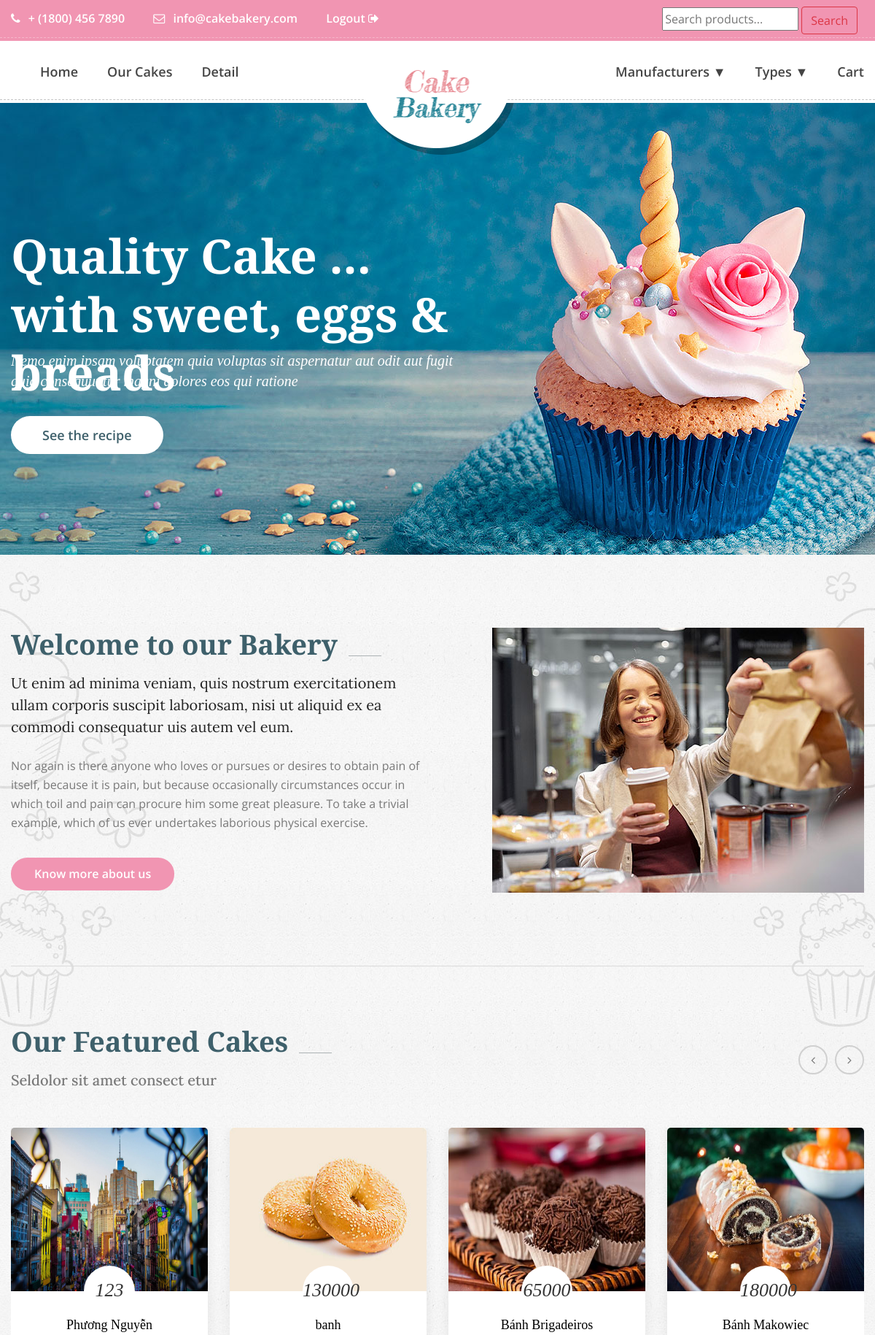
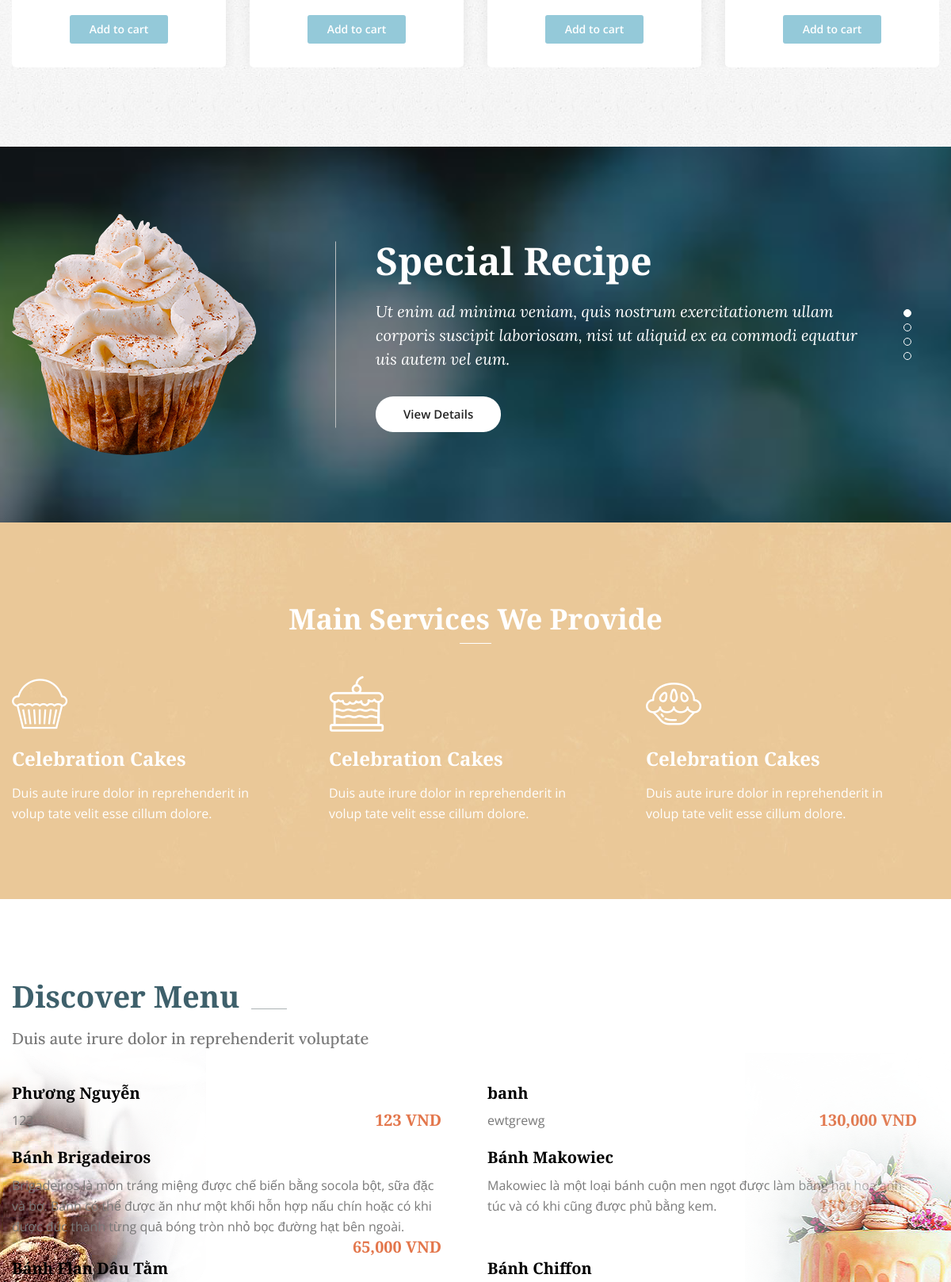
The page /public/index.php (upper part) on the database its author committed (2 pictures, top to bottom).
### tables this page shows
CREATE TABLE `products` (
  `id` int(11) NOT NULL,
  `name` varchar(100) NOT NULL,
  `manu_id` int(11) NOT NULL,
  `type_id` int(11) NOT NULL,
  `price` int(11) NOT NULL,
  `pro_image` varchar(150) NOT NULL,
  `description` text NOT NULL,
  `feature` tinyint(4) NOT NULL,
  `created_at` timestamp NOT NULL DEFAULT current_timestamp() ON UPDATE current_timestamp()
);

### public/models/product.php (called while the page is built, shortened)
<?php
class Product extends Db
{
    static function getLatestProducts($number_of_records)
    {
        $sql = self::$connection->prepare("SELECT * FROM products ORDER BY created_at DESC LIMIT 0,$number_of_records");
        $sql->execute();
        $items = $sql->get_result()->fetch_all(MYSQLI_ASSOC);
        return $items;
    }
}

### public/index.php (the view, shortened to what this page needs)
<?php
require_once "navbar_header.php";
?>
<section class="main_slider_area">
    <div id="main_slider" class="rev_slider" data-version="5.3.1.6">
        <ul>
            <li data-index="rs-1587" data-transition="fade" data-slotamount="default" data-hideafterloop="0" data-hideslideonmobile="off" data-easein="default" data-easeout="default" data-masterspeed="300" data-thumb="img/home-slider/slider-1.jpg" data-rotate="0" data-saveperformance="off" data-title="Creative" data-param1="01" data-param2="" data-param3="" data-param4="" data-param5="" data-param6="" data-param7="" data-param8="" data-param9="" data-param10="" data-description="">
                <div class="slider_text_box">
                    <div class="tp-caption tp-resizeme first_text" data-x="['left','left','left','15','15']" data-hoffset="['0','0','0','0']" data-y="['top','top','top','top']" data-voffset="['175','175','125','165','160']" data-fontsize="['65','65','65','40','30']" data-lineheight="['80','80','80','50','40']" data-width="['800','800','800','500']" data-height="none" data-whitespace="normal" data-type="text" data-responsive_offset="on" data-frames="[{&quot;delay&quot;:10,&quot;speed&quot;:1500,&quot;frame&quot;:&quot;0&quot;,&quot;from&quot;:&quot;y:[-100%];z:0;rX:0deg;rY:0;rZ:0;sX:1;sY:1;skX:0;skY:0;&quot;,&quot;mask&quot;:&quot;x:0px;y:0px;s:inherit;e:inherit;&quot;,&quot;to&quot;:&quot;o:1;&quot;,&quot;ease&quot;:&quot;Power2.easeInOut&quot;},{&quot;delay&quot;:&quot;wait&quot;,&quot;speed&quot;:1500,&quot;frame&quot;:&quot;999&quot;,&quot;to&quot;:&quot;y:[175%];&quot;,&quot;mask&quot;:&quot;x:inherit;y:inherit;s:inherit;e:inherit;&quot;,&quot;ease&quot;:&quot;Power2.easeInOut&quot;}]" data-textAlign="['left','left','left','left']">Quality Cake ... <br /> with sweet, eggs & breads</div>
                    <div class="tp-caption tp-resizeme secand_text" data-x="['left','left','left','15','15']" data-hoffset="['0','0','0','0']" data-y="['top','top','top','top']" data-voffset="['345','345','300','300','250']" data-fontsize="['20','20','20','20','16']" data-lineheight="['28','28','28','28']" data-width="['640','640','640','640','350']" data-height="none" data-whitespace="normal" data-type="text" data-responsive_offset="on" data-transform_idle="o:1;" data-frames="[{&quot;delay&quot;:10,&quot;speed&quot;:1500,&quot;frame&quot;:&quot;0&quot;,&quot;from&quot;:&quot;y:[100%];z:0;rX:0deg;rY:0;rZ:0;sX:1;sY:1;skX:0;skY:0;opacity:0;&quot;,&quot;mask&quot;:&quot;x:0px;y:[100%];s:inherit;e:inherit;&quot;,&quot;to&quot;:&quot;o:1;&quot;,&quot;ease&quot;:&quot;Power2.easeInOut&quot;},{&quot;delay&quot;:&quot;wait&quot;,&quot;speed&quot;:1500,&quot;frame&quot;:&quot;999&quot;,&quot;to&quot;:&quot;y:[175%];&quot;,&quot;mask&quot;:&quot;x:inherit;y:inherit;s:inherit;e:inherit;&quot;,&quot;ease&quot;:&quot;Power2.easeInOut&quot;}]">Nemo enim ipsam voluptatem quia voluptas sit aspernatur aut odit aut fugit quia consequuntur magni dolores eos qui ratione
                    </div>
                    <div class="tp-caption tp-resizeme slider_button" data-x="['left','left','left','15','15']" data-hoffset="['0','0','0','0']" data-y="['top','top','top','top']" data-voffset="['435','435','390','390','360']" data-fontsize="['14','14','14','14']" data-lineheight="['46','46','46','46']" data-width="none" data-height="none" data-whitespace="nowrap" data-type="text" data-responsive_offset="on" data-frames="[{&quot;delay&quot;:10,&quot;speed&quot;:1500,&quot;frame&quot;:&quot;0&quot;,&quot;from&quot;:&quot;y:[100%];z:0;rX:0deg;rY:0;rZ:0;sX:1;sY:1;skX:0;skY:0;opacity:0;&quot;,&quot;mask&quot;:&quot;x:0px;y:[100%];s:inherit;e:inherit;&quot;,&quot;to&quot;:&quot;o:1;&quot;,&quot;ease&quot;:&quot;Power2.easeInOut&quot;},{&quot;delay&quot;:&quot;wait&quot;,&quot;speed&quot;:1500,&quot;frame&quot;:&quot;999&quot;,&quot;to&quot;:&quot;y:[175%];&quot;,&quot;mask&quot;:&quot;x:inherit;y:inherit;s:inherit;e:inherit;&quot;,&quot;ease&quot;:&quot;Power2.easeInOut&quot;}]">
                        <a class="main_btn" href="#">See the recipe</a>
                    </div>
                </div>
            </li>
        </ul>
    </div>
</section>
<section class="welcome_bakery_area">
    <div class="container">
        <div class="welcome_bakery_inner p_100">
            <div class="row">
                <div class="col-lg-6">
                    <div class="main_title">
                        <h2>Welcome to our Bakery</h2>
                        <p>Ut enim ad minima veniam, quis nostrum exercitationem ullam corporis suscipit laboriosam,
                            nisi ut aliquid ex ea commodi consequatur uis autem vel eum.</p>
                    </div>
                    <div class="welcome_left_text">
                        <p>Nor again is there anyone who loves or pursues or desires to obtain pain of itself,
                            because it is pain, but because occasionally circumstances occur in which toil and pain
                            can procure him some great pleasure. To take a trivial
                            example, which of us ever undertakes laborious physical exercise.</p>
                        <a class="pink_btn" href="#">Know more about us</a>
                    </div>
                </div>
                <div class="col-lg-6">
                    <div class="welcome_img">
                        <img class="img-fluid" src="img/cake-feature/welcome-right.jpg" alt="">
                    </div>
                </div>
            </div>
        </div>
        <div class="cake_feature_inner">
            <div class="main_title">
                <h2>Our Featured Cakes</h2>
                <h5> Seldolor sit amet consect etur</h5>
            </div>
            <div class="cake_feature_slider owl-carousel">
                <?php
                $list_of_latestProducts = Product::getLatestProducts(6);
                foreach ($list_of_latestProducts as $key => $value) {
                ?>
                    <div class="item">
                        <div class="cake_feature_item">
                            <div class="cake_img">
                                <img src="img/cake-feature/<?php echo $value['pro_image']; ?>" alt="" width="270px" height="224px">
                            </div>
                            <div class="cake_text">
                                <h4><?php echo $value['price']; ?></h4>
                                <h3><a href="product-details.php?id=<?php echo $value['id']; ?>"><?php echo $value['name']; ?></a></h3>
                                <a class="pest_btn" href="add-cart.php?id=<?php echo $value['id']; ?>">Add to cart</a>
                            </div>
                        </div>
                    </div>
                <?php } ?>
            </div>
        </div>
    </div>
</section>
<section class="special_recipe_area">
    <div class="container">
        <div class="special_recipe_slider owl-carousel">
            <div class="item">
                <div class="media">
                    <div class="d-flex">
                        <img src="img/recipe/recipe-1.png" alt="">
                    </div>
                    <div class="media-body">
                        <h4>Special Recipe</h4>
                        <p>Ut enim ad minima veniam, quis nostrum exercitationem ullam corporis suscipit laboriosam,
                            nisi ut aliquid ex ea commodi equatur uis autem vel eum.</p>
                        <a class="w_view_btn" href="#">View Details</a>
                    </div>
                </div>
            </div>
        </div>
    </div>
</section>
<section class="service_area">
    <div class="container">
        <div class="single_w_title">
            <h2>Main Services We Provide</h2>
        </div>
        <div class="row service_inner">
            <div class="col-lg-4 col-6">
                <div class="service_item">
                    <i class="flaticon-food-2"></i>
                    <h4>Celebration Cakes</h4>
                    <p>Duis aute irure dolor in reprehenderit in volup tate velit esse cillum dolore.</p>
                </div>
            </div>
            <div class="col-lg-4 col-6">
                <div class="service_item">
                    <i class="flaticon-food-1"></i>
                    <h4>Celebration Cakes</h4>
                    <p>Duis aute irure dolor in reprehenderit in volup tate velit esse cillum dolore.</p>
                </div>
            </div>
            <div class="col-lg-4 col-6">
                <div class="service_item">
                    <i class="flaticon-food"></i>
                    <h4>Celebration Cakes</h4>
                    <p>Duis aute irure dolor in reprehenderit in volup tate velit esse cillum dolore.</p>
                </div>
            </div>
        </div>
    </div>
</section>
<section class="discover_menu_area">
    <div class="discover_menu_inner">
        <div class="container">
            <div class="main_title">
                <h2>Discover Menu</h2>
                <h5>Duis aute irure dolor in reprehenderit voluptate</h5>
            </div>
            <div class="row">
                <?php
                $list_of_latestProducts = Product::getLatestProducts(8);
                foreach ($list_of_latestProducts as $key => $value) {
                ?>
                    <div class="col-lg-6">
                        <div class="discover_item_inner">
                            <div class="discover_item">
                                <h4>
                                    <a href="#"><?php echo $value['name']; ?></a>
                                </h4>
                                <p><?php echo $value['description']; ?><span><?php echo number_format($value['price']) ?> VND</span></p>
                            </div>
                        </div>
                    </div>
                <?php } ?>
            </div>
        </div>
    </div>
</section>
<?php require_once 'contact.php' ?>

### public/navbar_header.php (style rules this page uses)
.discover_menu_area a { color: #000; transition: 0.6s; }
.cake_text h3>a { color: #000; transition: 0.6s; }

### rows shown on the page
products: pro_image (picture), price "123", name "Phương Nguyễn", description "123"
products: pro_image (picture), price "130000", name "banh", description "ewtgrewg", price "130,000"
products: pro_image (picture), price "65000", name "Bánh Brigadeiros", description "Brigadeiros là món tráng miệng được chế biến bằng socola bột, sữa đặc và bơ. Bánh có thể được ăn như một khối hỗn hợp nấu chín hoặc có khi được đúc thành từng quả bóng tròn nhỏ bọc đường hạt bên ngoài.", price "65,000"
products: pro_image (picture), price "180000", name "Bánh Makowiec", description "Makowiec là một loại bánh cuộn men ngọt được làm bằng hạt hoa anh túc và có khi cũng được phủ bằng kem.", price "180,000"
products: name "Bánh Flan Dâu Tằm"
products: name "Bánh Chiffon"
